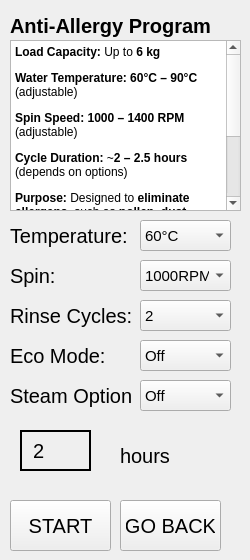
    <widget class="QWidget" name="antiAllergyPage">
     <widget class="QLabel" name="antiAllergyTitle">
      <property name="geometry">
       <rect>
        <x>10</x>
        <y>0</y>
        <width>211</width>
        <height>51</height>
       </rect>
      </property>
      <property name="styleSheet">
       <string notr="true">QLabel {
font-size:20px;
font-weight:bold;
}</string>
      </property>
      <property name="text">
       <string>Anti-Allergy Program</string>
      </property>
     </widget>
     <widget class="QTextEdit" name="textEdit_5">
      <property name="geometry">
       <rect>
        <x>10</x>
        <y>40</y>
        <width>231</width>
        <height>171</height>
       </rect>
      </property>
      <property name="html">
       <string>&lt;!DOCTYPE HTML PUBLIC &quot;-//W3C//DTD HTML 4.0//EN&quot; &quot;http://www.w3.org/TR/REC-html40/strict.dtd&quot;&gt;
&lt;html&gt;&lt;head&gt;&lt;meta name=&quot;qrichtext&quot; content=&quot;1&quot; /&gt;&lt;meta charset=&quot;utf-8&quot; /&gt;&lt;style type=&quot;text/css&quot;&gt;
p, li { white-space: pre-wrap; }
hr { height: 1px; border-width: 0; }
li.unchecked::marker { content: &quot;\2610&quot;; }
li.checked::marker { content: &quot;\2612&quot;; }
&lt;/style&gt;&lt;/head&gt;&lt;body style=&quot; font-family:'Segoe UI'; font-size:9pt; font-weight:400; font-style:normal;&quot;&gt;
&lt;p style=&quot; margin-top:12px; margin-bottom:12px; margin-left:0px; margin-right:0px; -qt-block-indent:0; text-indent:0px;&quot;&gt;&lt;span style=&quot; font-weight:700;&quot;&gt;Load Capacity:&lt;/span&gt; Up to &lt;span style=&quot; font-weight:700;&quot;&gt;6 kg&lt;/span&gt;&lt;/p&gt;
&lt;p style=&quot; margin-top:12px; margin-bottom:12px; margin-left:0px; margin-right:0px; -qt-block-indent:0; text-indent:0px;&quot;&gt;&lt;span style=&quot; font-weight:700;&quot;&gt;Water Temperature:&lt;/span&gt; &lt;span style=&quot; font-weight:700;&quot;&gt;60°C – 90°C&lt;/span&gt; (adjustable)&lt;/p&gt;
&lt;p style=&quot; margin-top:12px; margin-bottom:12px; margin-left:0px; margin-right:0px; -qt-block-indent:0; text-indent:0px;&quot;&gt;&lt;span style=&quot; font-weight:700;&quot;&gt;Spin Speed:&lt;/span&gt; &lt;span style=&quot; font-weight:700;&quot;&gt;1000 – 1400 RPM&lt;/span&gt; (adjustable)&lt;/p&gt;
&lt;p style=&quot; margin-top:12px; margin-bottom:12px; margin-left:0px; margin-right:0px; -qt-block-indent:0; text-indent:0px;&quot;&gt;&lt;span style=&quot; font-weight:700;&quot;&gt;Cycle Duration:&lt;/span&gt; ~&lt;span style=&quot; font-weight:700;&quot;&gt;2 – 2.5 hours&lt;/span&gt; (depends on options)&lt;/p&gt;
&lt;p style=&quot; margin-top:12px; margin-bottom:12px; margin-left:0px; margin-right:0px; -qt-block-indent:0; text-indent:0px;&quot;&gt;&lt;span style=&quot; font-weight:700;&quot;&gt;Purpose:&lt;/span&gt; Designed to &lt;span style=&quot; font-weight:700;&quot;&gt;eliminate allergens&lt;/span&gt;, such as &lt;span style=&quot; font-weight:700;&quot;&gt;pollen&lt;/span&gt;, &lt;span style=&quot; font-weight:700;&quot;&gt;dust mites&lt;/span&gt;, and &lt;span style=&quot; font-weight:700;&quot;&gt;pet dander&lt;/span&gt;, through &lt;span style=&quot; font-weight:700;&quot;&gt;high-temperature washes&lt;/span&gt; and &lt;span style=&quot; font-weight:700;&quot;&gt;extended rinse cycles&lt;/span&gt;. Ideal for bedding, towels, baby clothes, and garments for those with sensitive skin or allergies. Includes an intensive rinse phase to ensure all detergent residues are removed.&lt;/p&gt;&lt;/body&gt;&lt;/html&gt;</string>
      </property>
     </widget>
     <widget class="QLabel" name="tempLabel_5">
      <property name="geometry">
       <rect>
        <x>10</x>
        <y>220</y>
        <width>131</width>
        <height>31</height>
       </rect>
      </property>
      <property name="styleSheet">
       <string notr="true">QLabel{
font-size:20px;
}</string>
      </property>
      <property name="text">
       <string>Temperature:</string>
      </property>
     </widget>
     <widget class="QComboBox" name="antiAllergyTempBox">
      <property name="geometry">
       <rect>
        <x>140</x>
        <y>220</y>
        <width>91</width>
        <height>31</height>
       </rect>
      </property>
      <property name="styleSheet">
       <string notr="true">QComboBox{
font-size:15px;
}</string>
      </property>
      <property name="editable">
       <bool>false</bool>
      </property>
      <item>
       <property name="text">
        <string>60°C</string>
       </property>
      </item>
      <item>
       <property name="text">
        <string>70°C</string>
       </property>
      </item>
      <item>
       <property name="text">
        <string>90°C</string>
       </property>
      </item>
     </widget>
     <widget class="QLabel" name="spinLabel_5">
      <property name="geometry">
       <rect>
        <x>10</x>
        <y>260</y>
        <width>61</width>
        <height>31</height>
       </rect>
      </property>
      <property name="styleSheet">
       <string notr="true">QLabel{
font-size:20px;
}</string>
      </property>
      <property name="text">
       <string>Spin:</string>
      </property>
     </widget>
     <widget class="QComboBox" name="antiAllergySpinBox">
      <property name="geometry">
       <rect>
        <x>140</x>
        <y>260</y>
        <width>91</width>
        <height>31</height>
       </rect>
      </property>
      <property name="styleSheet">
       <string notr="true">QComboBox{
font-size:15px;
}</string>
      </property>
      <property name="editable">
       <bool>false</bool>
      </property>
      <item>
       <property name="text">
        <string>1000RPM</string>
       </property>
      </item>
      <item>
       <property name="text">
        <string>1200RPM</string>
       </property>
      </item>
      <item>
       <property name="text">
        <string>1400RPM</string>
       </property>
      </item>
     </widget>
     <widget class="QLabel" name="rinseLabel_5">
      <property name="geometry">
       <rect>
        <x>10</x>
        <y>300</y>
        <width>131</width>
        <height>31</height>
       </rect>
      </property>
      <property name="styleSheet">
       <string notr="true">QLabel{
font-size:20px;
}</string>
      </property>
      <property name="text">
       <string>Rinse Cycles:</string>
      </property>
     </widget>
     <widget class="QComboBox" name="antiAllergyRinseBox">
      <property name="geometry">
       <rect>
        <x>140</x>
        <y>300</y>
        <width>91</width>
        <height>31</height>
       </rect>
      </property>
      <property name="styleSheet">
       <string notr="true">QComboBox{
font-size:15px;
}</string>
      </property>
      <property name="editable">
       <bool>false</bool>
      </property>
      <item>
       <property name="text">
        <string>2</string>
       </property>
      </item>
      <item>
       <property name="text">
        <string>3</string>
       </property>
      </item>
      <item>
       <property name="text">
        <string>4</string>
       </property>
      </item>
      <item>
       <property name="text">
        <string/>
       </property>
      </item>
     </widget>
     <widget class="QLabel" name="ecomodeLabel_5">
      <property name="geometry">
       <rect>
        <x>10</x>
        <y>340</y>
        <width>131</width>
        <height>31</height>
       </rect>
      </property>
      <property name="styleSheet">
       <string notr="true">QLabel{
font-size:20px;
}</string>
      </property>
      <property name="text">
       <string>Eco Mode:</string>
      </property>
     </widget>
     <widget class="QComboBox" name="antiAllergyEcoModeBox">
      <property name="geometry">
       <rect>
        <x>140</x>
        <y>340</y>
        <width>91</width>
        <height>31</height>
       </rect>
      </property>
      <property name="styleSheet">
       <string notr="true">QComboBox{
font-size:15px;
}</string>
      </property>
      <property name="editable">
       <bool>false</bool>
      </property>
      <item>
       <property name="text">
        <string>Off</string>
       </property>
      </item>
      <item>
       <property name="text">
        <string>On</string>
       </property>
      </item>
     </widget>
     <widget class="QLabel" name="ecomodeLabel_6">
      <property name="geometry">
       <rect>
        <x>10</x>
        <y>380</y>
        <width>131</width>
        <height>31</height>
       </rect>
      </property>
      <property name="styleSheet">
       <string notr="true">QLabel{
font-size:20px;
}</string>
      </property>
      <property name="text">
       <string>Steam Option</string>
      </property>
     </widget>
     <widget class="QComboBox" name="antiAllergySteamBox">
      <property name="geometry">
       <rect>
        <x>140</x>
        <y>380</y>
        <width>91</width>
        <height>31</height>
       </rect>
      </property>
      <property name="styleSheet">
       <string notr="true">QComboBox{
font-size:15px;
}</string>
      </property>
      <property name="editable">
       <bool>false</bool>
      </property>
      <item>
       <property name="text">
        <string>Off</string>
       </property>
      </item>
      <item>
       <property name="text">
        <string>On</string>
       </property>
      </item>
     </widget>
     <widget class="QLabel" name="antiAllergyHourLabel">
      <property name="geometry">
       <rect>
        <x>20</x>
        <y>430</y>
        <width>71</width>
        <height>41</height>
       </rect>
      </property>
      <property name="styleSheet">
       <string notr="true">QLabel {
font-size:20px;
border:2px solid black;
padding:6px;
}</string>
      </property>
      <property name="text">
       <string>2</string>
      </property>
     </widget>
     <widget class="QLabel" name="label_6">
      <property name="geometry">
       <rect>
        <x>120</x>
        <y>440</y>
        <width>81</width>
        <height>31</height>
       </rect>
      </property>
      <property name="styleSheet">
       <string notr="true">QLabel{
font-size:20px;
}</string>
      </property>
      <property name="text">
       <string>hours</string>
      </property>
     </widget>
     <widget class="QPushButton" name="antiAllergyStartButt">
      <property name="geometry">
       <rect>
        <x>10</x>
        <y>500</y>
        <width>101</width>
        <height>51</height>
       </rect>
      </property>
      <property name="styleSheet">
       <string notr="true">QPushButton{
font-size:20px;
padding:5px;
}</string>
      </property>
      <property name="text">
       <string>START</string>
      </property>
     </widget>
     <widget class="QPushButton" name="antiAllergyBackButton">
      <property name="geometry">
       <rect>
        <x>120</x>
        <y>500</y>
        <width>101</width>
        <height>51</height>
       </rect>
      </property>
      <property name="styleSheet">
       <string notr="true">QPushButton{
font-size:20px;
padding:5px;
}</string>
      </property>
      <property name="text">
       <string>GO BACK</string>
      </property>
     </widget>
    </widget>
